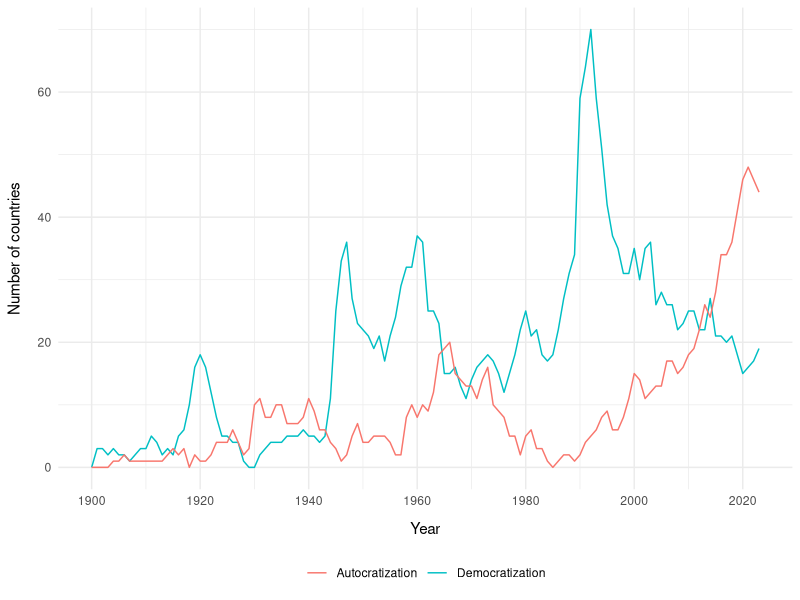

Recreate this plot in R.
# Load required packages
library(ggplot2) # Package visualizations

# Read the processed democracy data
democracy_data <- read.csv("analysis/input/democracy_data.csv")

# Create a line plot showing trends in democratic and autocratic episodes over time
figure_2 <- ggplot(democracy_data, aes(x = year)) +
  geom_line(aes(y = dem_ep, color = "Democratization")) +
  geom_line(aes(y = aut_ep, color = "Autocratization")) +
  labs(x = "Year", y = "Number of countries", color = NULL) +
  scale_x_continuous(breaks = seq(1900, 2025, by = 20)) +
  theme_minimal() +
  theme(
    legend.position = "bottom",
    axis.title.x = element_text(margin = margin(t = 10)),
    axis.title.y = element_text(margin = margin(r = 10))
  )

# Save the plot as a PDF file
ggsave("analysis/output/figure_2.pdf", plot = figure_2)



